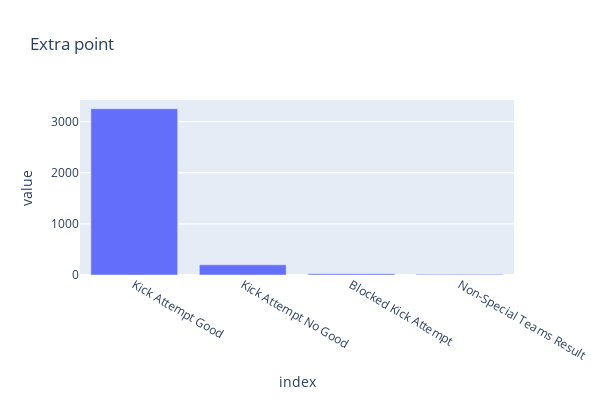

Notebook source saved alongside this figure:
### Code cell
import plotly.graph_objects as go
import plotly.express as px    

fig = px.bar(x,
             title='Extra point',
            labels={'x':'actual',
                   'y':'predicted'},
            width=600, 
            height=400
            )

fig.update_layout(showlegend=False)

fig.show()

### Figure 1 — Plotly figure (JSON) as saved in the notebook; plotly's stock layout.template omitted (floating-point values rounded to 4 significant figures)
{"data": [{"alignmentgroup": "True", "hovertemplate": "variable=specialTeamsResult<br>index=%{x}<br>value=%{y}<extra></extra>", "legendgroup": "specialTeamsResult", "marker": {"color": "#636efa", "pattern": {"shape": ""}}, "name": "specialTeamsResult", "offsetgroup": "specialTeamsResult", "orientation": "v", "showlegend": true, "textposition": "auto", "type": "bar", "x": ["Kick Attempt Good", "Kick Attempt No Good", "Blocked Kick Attempt", "Non-Special Teams Result"], "xaxis": "x", "y": [3252, 199, 24, 13], "yaxis": "y"}], "layout": {"barmode": "relative", "height": 400, "legend": {"title": {"text": "variable"}, "tracegroupgap": 0}, "showlegend": false, "title": {"text": "Extra point"}, "width": 600, "xaxis": {"anchor": "y", "domain": [0, 1], "title": {"text": "index"}}, "yaxis": {"anchor": "x", "domain": [0, 1], "title": {"text": "value"}}}}
